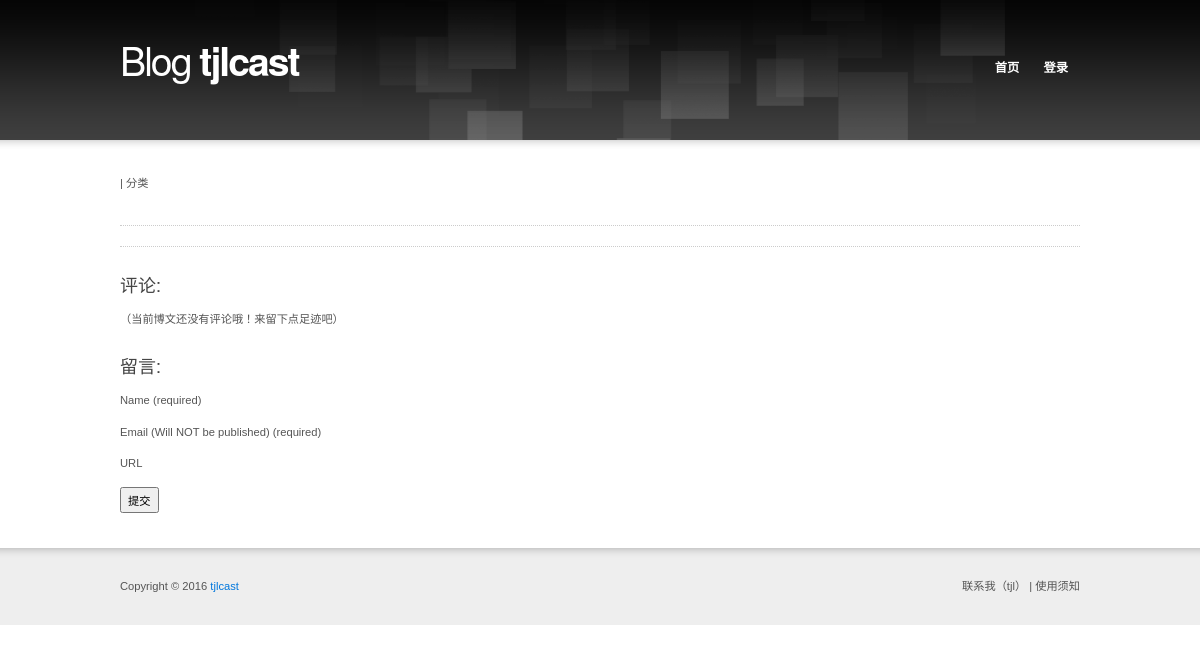
The app's page /article/?id=10, older data.
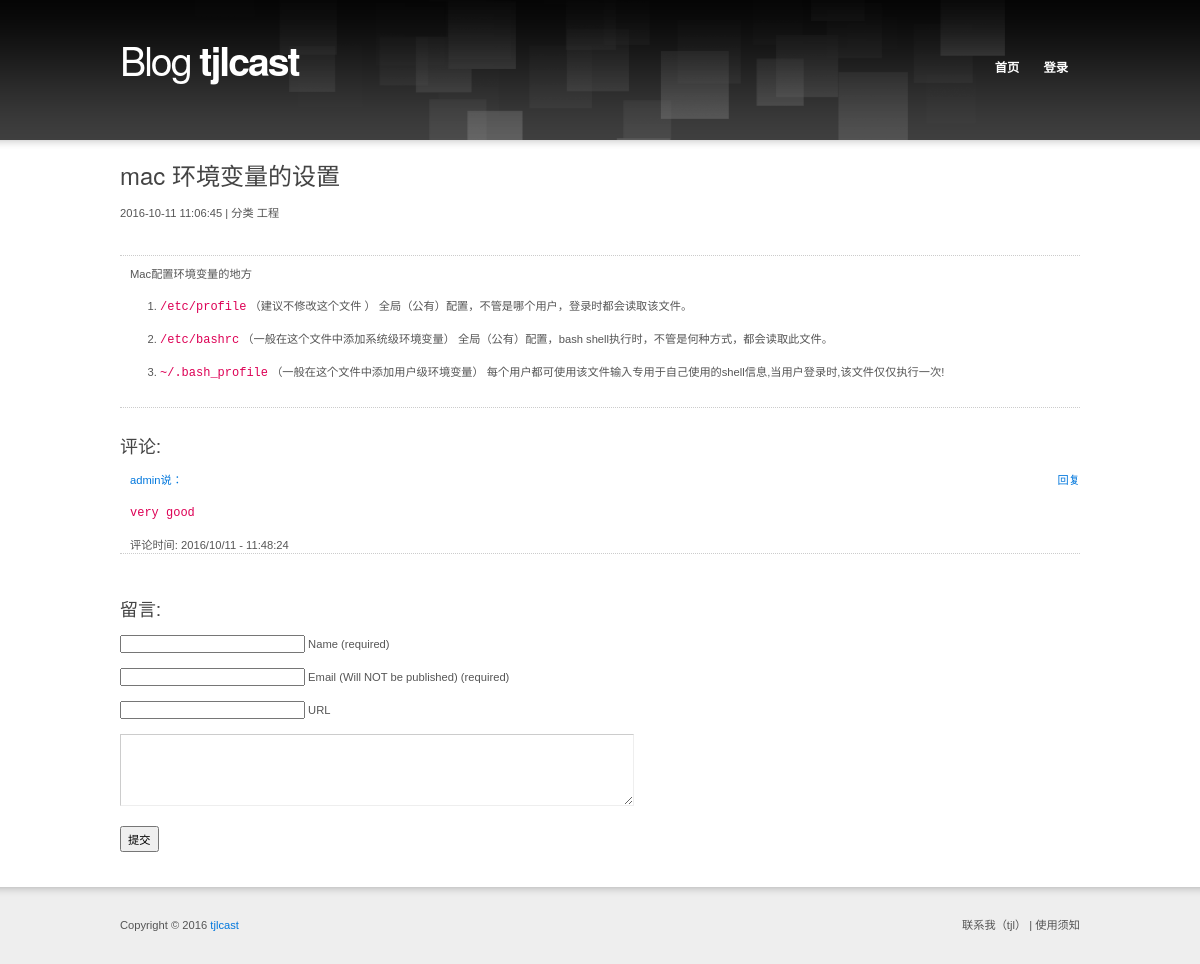
The same page, newer data.
### blog_old_project/models.py (models this page shows, shortened)
class Article(models.Model):
    title = models.CharField(max_length=50, verbose_name='文章标题')
    desc = models.CharField(max_length=50, verbose_name='文章描述')
    content = models.TextField(verbose_name='文章内容')
    click_count = models.IntegerField(default=0, verbose_name='点击次数')
    is_recommend = models.BooleanField(default=False, verbose_name='是否推荐')
    date_publish = models.DateTimeField(auto_now_add=True, verbose_name='发布时间')
    user = models.ForeignKey(User, verbose_name='用户')
    category = models.ForeignKey(Category, blank=True, null=True, verbose_name='分类')
    tag = models.ManyToManyField(Tag, verbose_name='标签')
    objects = ArticleManager()
    class Meta:
        verbose_name = '文章'
        verbose_name_plural = verbose_name
        ordering = ['-date_publish']

class Category(models.Model):
    name = models.CharField(max_length=30, verbose_name='分类名称')
    index = models.IntegerField(default=999,verbose_name='分类的排序')
    class Meta:
        verbose_name = '分类'
        verbose_name_plural = verbose_name
        ordering = ['index', 'id']

class Comment(models.Model):
    content = models.TextField(verbose_name='评论内容')
    username = models.CharField(max_length=30, blank=True, null=True, verbose_name='用户名')
    email = models.EmailField(max_length=50, blank=True, null=True, verbose_name='邮箱地址')
    url = models.URLField(max_length=100, blank=True, null=True, verbose_name='个人网页地址')
    date_publish = models.DateTimeField(auto_now_add=True, verbose_name='发布时间')
    user = models.ForeignKey(User, blank=True, null=True, verbose_name='用户')
    article = models.ForeignKey(Article, blank=True, null=True, verbose_name='文章')
    pid = models.ForeignKey('self', blank=True, null=True, verbose_name='父级评论')
    class Meta:
        verbose_name = '评论'
        verbose_name_plural = verbose_name

class User(AbstractUser):
    avatar = models.ImageField(upload_to='avatar/%Y/%m', max_length=200, blank=True,
                               null=True, verbose_name='用户头像')
    qq = models.CharField(max_length=20, blank=True, null=True, verbose_name='QQ号码')
    mobile = models.CharField(max_length=11, blank=True, null=True, unique=True, verbose_name='手机号码')
    url = models.URLField(max_length=100, blank=True, null=True, verbose_name='个人网页地址')
    class Meta:
        verbose_name = '用户'
        verbose_name_plural = verbose_name
        ordering = ['-id']

### blog_old_project/views.py (the view)
# urls.py: url(r'^article/$', article, name='article'),
def article(request):
    try:
        try:
            id = request.GET.get('id', None)
            article = Article.objects.get(pk=id)
        except Exception as e:
            return render(request, 'faliure.html', {'msg' : '获取文章失败'})
        comment_form = CommentForm({'author': request.user.username,
                                    'email': request.user.email,
                                    'url': request.user.url,
                                    'article': id} if request.user.is_authenticated() else{'article': id})
        try:
            comments = Comment.objects.filter(article=article).order_by('id')
            comment_list = []
            for comment in comments:
                for item in comment_list:
                    if not hasattr(item, 'children_comment'):
                        setattr(item, 'children_comment', [])
                    if comment.pid == item:
                        item.children_comment.append(comment)
                        break
                if comment.pid is None:
                    comment_list.append(comment)
            for comment in comment_list:
                has_more_comment = False
                if len(comment.children_comment) > 3:
                    has_more_comment = True
                    comment.children_comment = comment.children_comment[:3]
                setattr(comment, 'has_more_comment', has_more_comment)
        except Exception as e:
            return render(request, 'faliure.html', {'msg', '获取'+str(id)+'文章的评论失败'})
    except Exception as e:
        pass
    return render(request, 'info.html', locals())

### blog_old_project/templatetags/myfilter.py (called while the page is built)
def custom_markdown(value):
    return mark_safe(markdown.markdown(value,
                                       extensions=['markdown.extensions.fenced_code', 'markdown.extensions.codehilite'],
                                       safe_mode=True,
                                       enable_attributes=False))

### blog_old_project/views.py (called while the page is built)
def global_settings(request):
    SITE_NAME = settings.SITE_NAME
    SITE_DESC = settings.SITE_DESC
    return locals()

### templates/info.html (shortened to what this page needs)
{% extends '__base__.html' %}
{% load myfilter %}
{% block beforehead %}
    <link rel="stylesheet" href="/static/uikit/css/uikit.min.css"/>
    <link rel="stylesheet" href="/static/codemirror/lib/codemirror.css">
    <link rel="stylesheet" href="/static/uikit/css/components/htmleditor.css">
{% endblock %}
{% block content %}
<div id="section" class="box">
    <h2>{{ article.title | safe }}</h2>
    <div>
        <p class="f-left">{{ article.date_publish | date:"Y-m-d H:i:s" }} | 分类 {{ article.category.name }} </p>
    </div>
    <div style="border-bottom: 1px dotted #CCC; height:50px;"></div>
    <div style="padding:10px">
        {{ article.content | custom_markdown | safe}}
    </div>
    <div style="border-bottom: 1px dotted #CCC;"></div>
    <h3>评论:</h3>
    {% if not comment %}
        （当前博文还没有评论哦！来留下点足迹吧）
    {% endif %}
    {% for comment in comment_list %}
        <div style="border-bottom: 1px dotted #CCC;">
        <div style="padding:0 0 0 10px">
            <div>
                <a href="{% url 'reply_comment' %}?comment_id={{ comment.id }}&article_id={{ comment.article.id }}" style="float: right"> 回复 </a>
                <a href="#">{{ comment.user.username }}说：</a>
            </div>
            {{ comment.content | custom_markdown| safe }}
            评论时间: {{ comment.date_publish | date:'Y/m/d - H:i:s' }}
            <br />
        </div>
        </div>
        <br/>
    {% endfor %}
    <h3>留言:</h3>
    <form action="{% url 'comment_post' %}" method="post">
        <p>{{ comment_form.author }}
            <label for="author">Name (required)</label></p>
        <p>{{ comment_form.email }}
            <label for="email">Email (Will NOT be published) (required)</label></p>
        <p>{{ comment_form.url }}
            <label for="url">URL</label></p>
        <p>{{ comment_form.comment }}</p>
        <p>
            <input type="submit" value=" 提交 " class="input-submit">
        </p>
    </form>
</div>
</div>
{% endblock %}

Row changes from the older to the newer data that the page shows:
added Article: title "mac 环境变量的设置", date_publish "2016-10-11 11:06:45", category.name "工程", content|custom_markdown "Mac配置环境变量的地方 /etc/profile （建议不修改这个文件 ） 全局（公有）配置，不管是哪个用户，登录时都会读取该文件。 /etc/bashrc （一般在这个文件中添加系统级环境变量） 全局（公有）配置，bash shell执行时，不管是何种方式，都会读取此文件。 ~/.bash_profile （一般在这个文件中添加用户级环境变量） 每个用户都可使用该文件输入专用于自己使用的shell信息,当用户登录时,该文件仅仅执行一次!"
added Comment: user.username "admin", content|custom_markdown "very good", date_publish "2016/10/11 - 11:48:24"
Text that changed along with them:
text no longer shown: "（当前博文还没有评论哦！来留下点足迹吧）"
